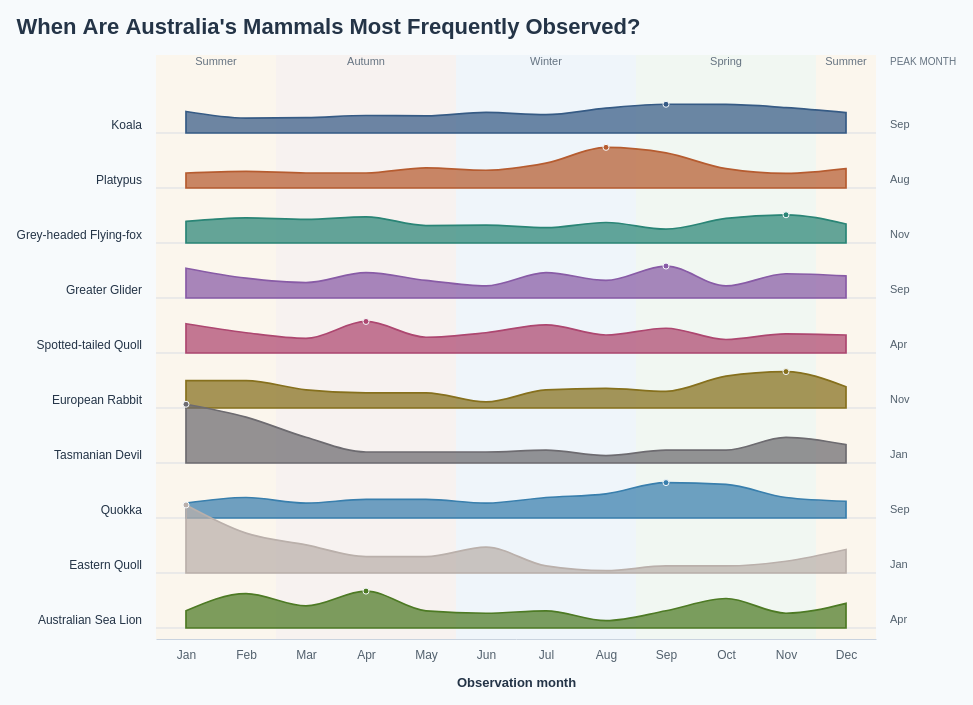

The Vega-Lite source for this figure:
### Vega specification from a JSON file in a GitHub repository (floating-point values rounded to 4 significant figures)
{"$schema": "https://vega.github.io/schema/vega/v5.json", "description": "Monthly observation ridgelines for the ten most recorded mammal species in Dataset/observations-794195.csv (top ten selected within the selected observation years). Observation dates from 2017–2026 are pooled, including partial 2026. Subspecies are combined using the first two scientific-name components, matching Lollipop.vg.json. Includes records without coordinates. All 12 months are filled for each species. Heights show monthly counts divided by that species total, on one shared percentage scale. Monotone curves connect monthly values; no kernel density estimation is applied. Rows follow species rank within the selected years. Southern hemisphere meteorological seasons are shown. Hover monthly cells for exact counts and shares; click a cell or species label to toggle highlighting. Counts measure recording activity, not animal abundance or nationwide sampling. Species colours match the ten-species palette in BumpChart.vg.json; counts and rankings use the selected observation years. Uses the 10 most recent available observation years (2017–2026), including partial 2026.", "width": 720, "height": 580, "padding": 16, "background": "#f7fafc", "title": {"text": "When Are Australia's Mammals Most Frequently Observed?", "anchor": "start", "font": "Arial", "fontSize": 22, "color": "#243447", "offset": 16, "fontWeight": "bold"}, "signals": [{"name": "hoveredSpecies", "value": null, "on": [{"events": "@monthTargets:mouseover, @speciesLabels:mouseover", "update": "datum.species"}, {"events": "@monthTargets:mouseout, @speciesLabels:mouseout", "update": "null"}]}, {"name": "selectedSpecies", "value": null, "on": [{"events": "@monthTargets:click, @speciesLabels:click", "update": "selectedSpecies == datum.species ? null : datum.species"}]}, {"name": "activeSpecies", "update": "hoveredSpecies != null ? hoveredSpecies : selectedSpecies"}], "data": [{"name": "monthly", "values": [{"species": "Koala", "scientific_name": "Phascolarctos cinereus", "order": 0, "month": 1, "monthName": "January", "count": 161, "total": 1896, "share": 0.08492, "isPeak": false}, {"species": "Koala", "scientific_name": "Phascolarctos cinereus", "order": 0, "month": 2, "monthName": "February", "count": 112, "total": 1896, "share": 0.05907, "isPeak": false}, {"species": "Koala", "scientific_name": "Phascolarctos cinereus", "order": 0, "month": 3, "monthName": "March", "count": 115, "total": 1896, "share": 0.06065, "isPeak": false}, {"species": "Koala", "scientific_name": "Phascolarctos cinereus", "order": 0, "month": 4, "monthName": "April", "count": 131, "total": 1896, "share": 0.06909, "isPeak": false}, {"species": "Koala", "scientific_name": "Phascolarctos cinereus", "order": 0, "month": 5, "monthName": "May", "count": 128, "total": 1896, "share": 0.06751, "isPeak": false}, {"species": "Koala", "scientific_name": "Phascolarctos cinereus", "order": 0, "month": 6, "monthName": "June", "count": 154, "total": 1896, "share": 0.08122, "isPeak": false}, {"species": "Koala", "scientific_name": "Phascolarctos cinereus", "order": 0, "month": 7, "monthName": "July", "count": 137, "total": 1896, "share": 0.07226, "isPeak": false}, {"species": "Koala", "scientific_name": "Phascolarctos cinereus", "order": 0, "month": 8, "monthName": "August", "count": 186, "total": 1896, "share": 0.0981, "isPeak": false}, {"species": "Koala", "scientific_name": "Phascolarctos cinereus", "order": 0, "month": 9, "monthName": "September", "count": 215, "total": 1896, "share": 0.1134, "isPeak": true}, {"species": "Koala", "scientific_name": "Phascolarctos cinereus", "order": 0, "month": 10, "monthName": "October", "count": 214, "total": 1896, "share": 0.1129, "isPeak": false}, {"species": "Koala", "scientific_name": "Phascolarctos cinereus", "order": 0, "month": 11, "monthName": "November", "count": 190, "total": 1896, "share": 0.1002, "isPeak": false}, {"species": "Koala", "scientific_name": "Phascolarctos cinereus", "order": 0, "month": 12, "monthName": "December", "count": 153, "total": 1896, "share": 0.0807, "isPeak": false}, {"species": "Platypus", "scientific_name": "Ornithorhynchus anatinus", "order": 1, "month": 1, "monthName": "January", "count": 38, "total": 642, "share": 0.05919, "isPeak": false}, {"species": "Platypus", "scientific_name": "Ornithorhynchus anatinus", "order": 1, "month": 2, "monthName": "February", "count": 42, "total": 642, "share": 0.06542, "isPeak": false}, {"species": "Platypus", "scientific_name": "Ornithorhynchus anatinus", "order": 1, "month": 3, "monthName": "March", "count": 38, "total": 642, "share": 0.05919, "isPeak": false}, {"species": "Platypus", "scientific_name": "Ornithorhynchus anatinus", "order": 1, "month": 4, "monthName": "April", "count": 38, "total": 642, "share": 0.05919, "isPeak": false}, {"species": "Platypus", "scientific_name": "Ornithorhynchus anatinus", "order": 1, "month": 5, "monthName": "May", "count": 51, "total": 642, "share": 0.07944, "isPeak": false}, {"species": "Platypus", "scientific_name": "Ornithorhynchus anatinus", "order": 1, "month": 6, "monthName": "June", "count": 45, "total": 642, "share": 0.07009, "isPeak": false}, {"species": "Platypus", "scientific_name": "Ornithorhynchus anatinus", "order": 1, "month": 7, "monthName": "July", "count": 63, "total": 642, "share": 0.09813, "isPeak": false}, {"species": "Platypus", "scientific_name": "Ornithorhynchus anatinus", "order": 1, "month": 8, "monthName": "August", "count": 103, "total": 642, "share": 0.1604, "isPeak": true}, {"species": "Platypus", "scientific_name": "Ornithorhynchus anatinus", "order": 1, "month": 9, "monthName": "September", "count": 89, "total": 642, "share": 0.1386, "isPeak": false}, {"species": "Platypus", "scientific_name": "Ornithorhynchus anatinus", "order": 1, "month": 10, "monthName": "October", "count": 49, "total": 642, "share": 0.07632, "isPeak": false}, {"species": "Platypus", "scientific_name": "Ornithorhynchus anatinus", "order": 1, "month": 11, "monthName": "November", "count": 37, "total": 642, "share": 0.05763, "isPeak": false}, {"species": "Platypus", "scientific_name": "Ornithorhynchus anatinus", "order": 1, "month": 12, "monthName": "December", "count": 49, "total": 642, "share": 0.07632, "isPeak": false}, {"species": "Grey-headed Flying-fox", "scientific_name": "Pteropus poliocephalus", "order": 2, "month": 1, "monthName": "January", "count": 42, "total": 494, "share": 0.08502, "isPeak": false}, {"species": "Grey-headed Flying-fox", "scientific_name": "Pteropus poliocephalus", "order": 2, "month": 2, "monthName": "February", "count": 49, "total": 494, "share": 0.09919, "isPeak": false}, {"species": "Grey-headed Flying-fox", "scientific_name": "Pteropus poliocephalus", "order": 2, "month": 3, "monthName": "March", "count": 46, "total": 494, "share": 0.09312, "isPeak": false}, {"species": "Grey-headed Flying-fox", "scientific_name": "Pteropus poliocephalus", "order": 2, "month": 4, "monthName": "April", "count": 51, "total": 494, "share": 0.1032, "isPeak": false}, {"species": "Grey-headed Flying-fox", "scientific_name": "Pteropus poliocephalus", "order": 2, "month": 5, "monthName": "May", "count": 34, "total": 494, "share": 0.06883, "isPeak": false}, {"species": "Grey-headed Flying-fox", "scientific_name": "Pteropus poliocephalus", "order": 2, "month": 6, "monthName": "June", "count": 35, "total": 494, "share": 0.07085, "isPeak": false}, {"species": "Grey-headed Flying-fox", "scientific_name": "Pteropus poliocephalus", "order": 2, "month": 7, "monthName": "July", "count": 30, "total": 494, "share": 0.06073, "isPeak": false}, {"species": "Grey-headed Flying-fox", "scientific_name": "Pteropus poliocephalus", "order": 2, "month": 8, "monthName": "August", "count": 40, "total": 494, "share": 0.08097, "isPeak": false}, {"species": "Grey-headed Flying-fox", "scientific_name": "Pteropus poliocephalus", "order": 2, "month": 9, "monthName": "September", "count": 27, "total": 494, "share": 0.05466, "isPeak": false}, {"species": "Grey-headed Flying-fox", "scientific_name": "Pteropus poliocephalus", "order": 2, "month": 10, "monthName": "October", "count": 48, "total": 494, "share": 0.09717, "isPeak": false}, {"species": "Grey-headed Flying-fox", "scientific_name": "Pteropus poliocephalus", "order": 2, "month": 11, "monthName": "November", "count": 55, "total": 494, "share": 0.1113, "isPeak": true}, {"species": "Grey-headed Flying-fox", "scientific_name": "Pteropus poliocephalus", "order": 2, "month": 12, "monthName": "December", "count": 37, "total": 494, "share": 0.0749, "isPeak": false}, {"species": "Greater Glider", "scientific_name": "Petauroides volans", "order": 3, "month": 1, "monthName": "January", "count": 27, "total": 230, "share": 0.1174, "isPeak": false}, {"species": "Greater Glider", "scientific_name": "Petauroides volans", "order": 3, "month": 2, "monthName": "February", "count": 18, "total": 230, "share": 0.07826, "isPeak": false}, {"species": "Greater Glider", "scientific_name": "Petauroides volans", "order": 3, "month": 3, "monthName": "March", "count": 14, "total": 230, "share": 0.06087, "isPeak": false}, {"species": "Greater Glider", "scientific_name": "Petauroides volans", "order": 3, "month": 4, "monthName": "April", "count": 23, "total": 230, "share": 0.1, "isPeak": false}, {"species": "Greater Glider", "scientific_name": "Petauroides volans", "order": 3, "month": 5, "monthName": "May", "count": 16, "total": 230, "share": 0.06957, "isPeak": false}, {"species": "Greater Glider", "scientific_name": "Petauroides volans", "order": 3, "month": 6, "monthName": "June", "count": 11, "total": 230, "share": 0.04783, "isPeak": false}, {"species": "Greater Glider", "scientific_name": "Petauroides volans", "order": 3, "month": 7, "monthName": "July", "count": 23, "total": 230, "share": 0.1, "isPeak": false}, {"species": "Greater Glider", "scientific_name": "Petauroides volans", "order": 3, "month": 8, "monthName": "August", "count": 16, "total": 230, "share": 0.06957, "isPeak": false}, {"species": "Greater Glider", "scientific_name": "Petauroides volans", "order": 3, "month": 9, "monthName": "September", "count": 29, "total": 230, "share": 0.1261, "isPeak": true}, {"species": "Greater Glider", "scientific_name": "Petauroides volans", "order": 3, "month": 10, "monthName": "October", "count": 11, "total": 230, "share": 0.04783, "isPeak": false}, {"species": "Greater Glider", "scientific_name": "Petauroides volans", "order": 3, "month": 11, "monthName": "November", "count": 22, "total": 230, "share": 0.09565, "isPeak": false}, {"species": "Greater Glider", "scientific_name": "Petauroides volans", "order": 3, "month": 12, "monthName": "December", "count": 20, "total": 230, "share": 0.08696, "isPeak": false}, {"species": "Spotted-tailed Quoll", "scientific_name": "Dasyurus maculatus", "order": 4, "month": 1, "monthName": "January", "count": 26, "total": 225, "share": 0.1156, "isPeak": false}, {"species": "Spotted-tailed Quoll", "scientific_name": "Dasyurus maculatus", "order": 4, "month": 2, "monthName": "February", "count": 18, "total": 225, "share": 0.08, "isPeak": false}, {"species": "Spotted-tailed Quoll", "scientific_name": "Dasyurus maculatus", "order": 4, "month": 3, "monthName": "March", "count": 13, "total": 225, "share": 0.05778, "isPeak": false}, {"species": "Spotted-tailed Quoll", "scientific_name": "Dasyurus maculatus", "order": 4, "month": 4, "monthName": "April", "count": 28, "total": 225, "share": 0.1244, "isPeak": true}, {"species": "Spotted-tailed Quoll", "scientific_name": "Dasyurus maculatus", "order": 4, "month": 5, "monthName": "May", "count": 14, "total": 225, "share": 0.06222, "isPeak": false}, {"species": "Spotted-tailed Quoll", "scientific_name": "Dasyurus maculatus", "order": 4, "month": 6, "monthName": "June", "count": 18, "total": 225, "share": 0.08, "isPeak": false}, {"species": "Spotted-tailed Quoll", "scientific_name": "Dasyurus maculatus", "order": 4, "month": 7, "monthName": "July", "count": 25, "total": 225, "share": 0.1111, "isPeak": false}, {"species": "Spotted-tailed Quoll", "scientific_name": "Dasyurus maculatus", "order": 4, "month": 8, "monthName": "August", "count": 16, "total": 225, "share": 0.07111, "isPeak": false}, {"species": "Spotted-tailed Quoll", "scientific_name": "Dasyurus maculatus", "order": 4, "month": 9, "monthName": "September", "count": 22, "total": 225, "share": 0.09778, "isPeak": false}, {"species": "Spotted-tailed Quoll", "scientific_name": "Dasyurus maculatus", "order": 4, "month": 10, "monthName": "October", "count": 12, "total": 225, "share": 0.05333, "isPeak": false}, {"species": "Spotted-tailed Quoll", "scientific_name": "Dasyurus maculatus", "order": 4, "month": 11, "monthName": "November", "count": 17, "total": 225, "share": 0.07556, "isPeak": false}, {"species": "Spotted-tailed Quoll", "scientific_name": "Dasyurus maculatus", "order": 4, "month": 12, "monthName": "December", "count": 16, "total": 225, "share": 0.07111, "isPeak": false}, {"species": "European Rabbit", "scientific_name": "Oryctolagus cuniculus", "order": 5, "month": 1, "monthName": "January", "count": 18, "total": 167, "share": 0.1078, "isPeak": false}, {"species": "European Rabbit", "scientific_name": "Oryctolagus cuniculus", "order": 5, "month": 2, "monthName": "February", "count": 18, "total": 167, "share": 0.1078, "isPeak": false}, {"species": "European Rabbit", "scientific_name": "Oryctolagus cuniculus", "order": 5, "month": 3, "monthName": "March", "count": 12, "total": 167, "share": 0.07186, "isPeak": false}, {"species": "European Rabbit", "scientific_name": "Oryctolagus cuniculus", "order": 5, "month": 4, "monthName": "April", "count": 10, "total": 167, "share": 0.05988, "isPeak": false}, {"species": "European Rabbit", "scientific_name": "Oryctolagus cuniculus", "order": 5, "month": 5, "monthName": "May", "count": 10, "total": 167, "share": 0.05988, "isPeak": false}, {"species": "European Rabbit", "scientific_name": "Oryctolagus cuniculus", "order": 5, "month": 6, "monthName": "June", "count": 4, "total": 167, "share": 0.02395, "isPeak": false}, {"species": "European Rabbit", "scientific_name": "Oryctolagus cuniculus", "order": 5, "month": 7, "monthName": "July", "count": 12, "total": 167, "share": 0.07186, "isPeak": false}, {"species": "European Rabbit", "scientific_name": "Oryctolagus cuniculus", "order": 5, "month": 8, "monthName": "August", "count": 13, "total": 167, "share": 0.07784, "isPeak": false}, {"species": "European Rabbit", "scientific_name": "Oryctolagus cuniculus", "order": 5, "month": 9, "monthName": "September", "count": 11, "total": 167, "share": 0.06587, "isPeak": false}, {"species": "European Rabbit", "scientific_name": "Oryctolagus cuniculus", "order": 5, "month": 10, "monthName": "October", "count": 21, "total": 167, "share": 0.1257, "isPeak": false}, {"species": "European Rabbit", "scientific_name": "Oryctolagus cuniculus", "order": 5, "month": 11, "monthName": "November", "count": 24, "total": 167, "share": 0.1437, "isPeak": true}, {"species": "European Rabbit", "scientific_name": "Oryctolagus cuniculus", "order": 5, "month": 12, "monthName": "December", "count": 14, "total": 167, "share": 0.08383, "isPeak": false}, {"species": "Tasmanian Devil", "scientific_name": "Sarcophilus harrisii", "order": 6, "month": 1, "monthName": "January", "count": 32, "total": 138, "share": 0.2319, "isPeak": true}, {"species": "Tasmanian Devil", "scientific_name": "Sarcophilus harrisii", "order": 6, "month": 2, "monthName": "February", "count": 25, "total": 138, "share": 0.1812, "isPeak": false}, {"species": "Tasmanian Devil", "scientific_name": "Sarcophilus harrisii", "order": 6, "month": 3, "monthName": "March", "count": 14, "total": 138, "share": 0.1014, "isPeak": false}, {"species": "Tasmanian Devil", "scientific_name": "Sarcophilus harrisii", "order": 6, "month": 4, "monthName": "April", "count": 6, "total": 138, "share": 0.04348, "isPeak": false}, {"species": "Tasmanian Devil", "scientific_name": "Sarcophilus harrisii", "order": 6, "month": 5, "monthName": "May", "count": 6, "total": 138, "share": 0.04348, "isPeak": false}, {"species": "Tasmanian Devil", "scientific_name": "Sarcophilus harrisii", "order": 6, "month": 6, "monthName": "June", "count": 6, "total": 138, "share": 0.04348, "isPeak": false}, {"species": "Tasmanian Devil", "scientific_name": "Sarcophilus harrisii", "order": 6, "month": 7, "monthName": "July", "count": 7, "total": 138, "share": 0.05072, "isPeak": false}, {"species": "Tasmanian Devil", "scientific_name": "Sarcophilus harrisii", "order": 6, "month": 8, "monthName": "August", "count": 4, "total": 138, "share": 0.02899, "isPeak": false}, {"species": "Tasmanian Devil", "scientific_name": "Sarcophilus harrisii", "order": 6, "month": 9, "monthName": "September", "count": 7, "total": 138, "share": 0.05072, "isPeak": false}, {"species": "Tasmanian Devil", "scientific_name": "Sarcophilus harrisii", "order": 6, "month": 10, "monthName": "October", "count": 7, "total": 138, "share": 0.05072, "isPeak": false}, {"species": "Tasmanian Devil", "scientific_name": "Sarcophilus harrisii", "order": 6, "month": 11, "monthName": "November", "count": 14, "total": 138, "share": 0.1014, "isPeak": false}, {"species": "Tasmanian Devil", "scientific_name": "Sarcophilus harrisii", "order": 6, "month": 12, "monthName": "December", "count": 10, "total": 138, "share": 0.07246, "isPeak": false}, {"species": "Quokka", "scientific_name": "Setonix brachyurus", "order": 7, "month": 1, "monthName": "January", "count": 8, "total": 136, "share": 0.05882, "isPeak": false}, {"species": "Quokka", "scientific_name": "Setonix brachyurus", "order": 7, "month": 2, "monthName": "February", "count": 11, "total": 136, "share": 0.08088, "isPeak": false}, {"species": "Quokka", "scientific_name": "Setonix brachyurus", "order": 7, "month": 3, "monthName": "March", "count": 8, "total": 136, "share": 0.05882, "isPeak": false}, {"species": "Quokka", "scientific_name": "Setonix brachyurus", "order": 7, "month": 4, "monthName": "April", "count": 10, "total": 136, "share": 0.07353, "isPeak": false}, {"species": "Quokka", "scientific_name": "Setonix brachyurus", "order": 7, "month": 5, "monthName": "May", "count": 10, "total": 136, "share": 0.07353, "isPeak": false}, {"species": "Quokka", "scientific_name": "Setonix brachyurus", "order": 7, "month": 6, "monthName": "June", "count": 8, "total": 136, "share": 0.05882, "isPeak": false}, {"species": "Quokka", "scientific_name": "Setonix brachyurus", "order": 7, "month": 7, "monthName": "July", "count": 11, "total": 136, "share": 0.08088, "isPeak": false}, {"species": "Quokka", "scientific_name": "Setonix brachyurus", "order": 7, "month": 8, "monthName": "August", "count": 13, "total": 136, "share": 0.09559, "isPeak": false}, {"species": "Quokka", "scientific_name": "Setonix brachyurus", "order": 7, "month": 9, "monthName": "September", "count": 19, "total": 136, "share": 0.1397, "isPeak": true}, {"species": "Quokka", "scientific_name": "Setonix brachyurus", "order": 7, "month": 10, "monthName": "October", "count": 18, "total": 136, "share": 0.1324, "isPeak": false}, {"species": "Quokka", "scientific_name": "Setonix brachyurus", "order": 7, "month": 11, "monthName": "November", "count": 11, "total": 136, "share": 0.08088, "isPeak": false}, {"species": "Quokka", "scientific_name": "Setonix brachyurus", "order": 7, "month": 12, "monthName": "December", "count": 9, "total": 136, "share": 0.06618, "isPeak": false}, {"species": "Eastern Quoll", "scientific_name": "Dasyurus viverrinus", "order": 8, "month": 1, "monthName": "January", "count": 29, "total": 108, "share": 0.2685, "isPeak": true}, {"species": "Eastern Quoll", "scientific_name": "Dasyurus viverrinus", "order": 8, "month": 2, "monthName": "February", "count": 17, "total": 108, "share": 0.1574, "isPeak": false}, {"species": "Eastern Quoll", "scientific_name": "Dasyurus viverrinus", "order": 8, "month": 3, "monthName": "March", "count": 12, "total": 108, "share": 0.1111, "isPeak": false}, {"species": "Eastern Quoll", "scientific_name": "Dasyurus viverrinus", "order": 8, "month": 4, "monthName": "April", "count": 7, "total": 108, "share": 0.06481, "isPeak": false}, {"species": "Eastern Quoll", "scientific_name": "Dasyurus viverrinus", "order": 8, "month": 5, "monthName": "May", "count": 7, "total": 108, "share": 0.06481, "isPeak": false}, {"species": "Eastern Quoll", "scientific_name": "Dasyurus viverrinus", "order": 8, "month": 6, "monthName": "June", "count": 11, "total": 108, "share": 0.1019, "isPeak": false}, {"species": "Eastern Quoll", "scientific_name": "Dasyurus viverrinus", "order": 8, "month": 7, "monthName": "July", "count": 3, "total": 108, "share": 0.02778, "isPeak": false}, {"species": "Eastern Quoll", "scientific_name": "Dasyurus viverrinus", "order": 8, "month": 8, "monthName": "August", "count": 1, "total": 108, "share": 0.009259, "isPeak": false}, {"species": "Eastern Quoll", "scientific_name": "Dasyurus viverrinus", "order": 8, "month": 9, "monthName": "September", "count": 3, "total": 108, "share": 0.02778, "isPeak": false}, {"species": "Eastern Quoll", "scientific_name": "Dasyurus viverrinus", "order": 8, "month": 10, "monthName": "October", "count": 3, "total": 108, "share": 0.02778, "isPeak": false}, {"species": "Eastern Quoll", "scientific_name": "Dasyurus viverrinus", "order": 8, "month": 11, "monthName": "November", "count": 5, "total": 108, "share": 0.0463, "isPeak": false}, {"species": "Eastern Quoll", "scientific_name": "Dasyurus viverrinus", "order": 8, "month": 12, "monthName": "December", "count": 10, "total": 108, "share": 0.09259, "isPeak": false}, {"species": "Australian Sea Lion", "scientific_name": "Neophoca cinerea", "order": 9, "month": 1, "monthName": "January", "count": 7, "total": 103, "share": 0.06796, "isPeak": false}, {"species": "Australian Sea Lion", "scientific_name": "Neophoca cinerea", "order": 9, "month": 2, "monthName": "February", "count": 14, "total": 103, "share": 0.1359, "isPeak": false}, {"species": "Australian Sea Lion", "scientific_name": "Neophoca cinerea", "order": 9, "month": 3, "monthName": "March", "count": 9, "total": 103, "share": 0.08738, "isPeak": false}, {"species": "Australian Sea Lion", "scientific_name": "Neophoca cinerea", "order": 9, "month": 4, "monthName": "April", "count": 15, "total": 103, "share": 0.1456, "isPeak": true}, {"species": "Australian Sea Lion", "scientific_name": "Neophoca cinerea", "order": 9, "month": 5, "monthName": "May", "count": 7, "total": 103, "share": 0.06796, "isPeak": false}, {"species": "Australian Sea Lion", "scientific_name": "Neophoca cinerea", "order": 9, "month": 6, "monthName": "June", "count": 6, "total": 103, "share": 0.05825, "isPeak": false}, {"species": "Australian Sea Lion", "scientific_name": "Neophoca cinerea", "order": 9, "month": 7, "monthName": "July", "count": 7, "total": 103, "share": 0.06796, "isPeak": false}, {"species": "Australian Sea Lion", "scientific_name": "Neophoca cinerea", "order": 9, "month": 8, "monthName": "August", "count": 3, "total": 103, "share": 0.02913, "isPeak": false}, {"species": "Australian Sea Lion", "scientific_name": "Neophoca cinerea", "order": 9, "month": 9, "monthName": "September", "count": 7, "total": 103, "share": 0.06796, "isPeak": false}, {"species": "Australian Sea Lion", "scientific_name": "Neophoca cinerea", "order": 9, "month": 10, "monthName": "October", "count": 12, "total": 103, "share": 0.1165, "isPeak": false}, {"species": "Australian Sea Lion", "scientific_name": "Neophoca cinerea", "order": 9, "month": 11, "monthName": "November", "count": 6, "total": 103, "share": 0.05825, "isPeak": false}, {"species": "Australian Sea Lion", "scientific_name": "Neophoca cinerea", "order": 9, "month": 12, "monthName": "December", "count": 10, "total": 103, "share": 0.09709, "isPeak": false}]}, {"name": "species", "values": [{"species": "Koala", "scientific_name": "Phascolarctos cinereus", "order": 0, "total": 1896, "peakMonths": "Sep"}, {"species": "Platypus", "scientific_name": "Ornithorhynchus anatinus", "order": 1, "total": 642, "peakMonths": "Aug"}, {"species": "Grey-headed Flying-fox", "scientific_name": "Pteropus poliocephalus", "order": 2, "total": 494, "peakMonths": "Nov"}, {"species": "Greater Glider", "scientific_name": "Petauroides volans", "order": 3, "total": 230, "peakMonths": "Sep"}, {"species": "Spotted-tailed Quoll", "scientific_name": "Dasyurus maculatus", "order": 4, "total": 225, "peakMonths": "Apr"}, {"species": "European Rabbit", "scientific_name": "Oryctolagus cuniculus", "order": 5, "total": 167, "peakMonths": "Nov"}, {"species": "Tasmanian Devil", "scientific_name": "Sarcophilus harrisii", "order": 6, "total": 138, "peakMonths": "Jan"}, {"species": "Quokka", "scientific_name": "Setonix brachyurus", "order": 7, "total": 136, "peakMonths": "Sep"}, {"species": "Eastern Quoll", "scientific_name": "Dasyurus viverrinus", "order": 8, "total": 108, "peakMonths": "Jan"}, {"species": "Australian Sea Lion", "scientific_name": "Neophoca cinerea", "order": 9, "total": 103, "peakMonths": "Apr"}]}, {"name": "seasons", "values": [{"start": 0.5, "end": 2.5, "label": "Summer", "fill": "#fff0d9"}, {"start": 2.5, "end": 5.5, "label": "Autumn", "fill": "#f6e7e0"}, {"start": 5.5, "end": 8.5, "label": "Winter", "fill": "#e5edf7"}, {"start": 8.5, "end": 11.5, "label": "Spring", "fill": "#e9f1e5"}, {"start": 11.5, "end": 12.5, "label": "Summer", "fill": "#fff0d9"}]}], "scales": [{"name": "x", "type": "linear", "domain": [0.5, 12.5], "range": "width", "zero": false, "nice": false}, {"name": "amplitude", "type": "linear", "domain": [0, 0.3], "range": [0, 76], "zero": true, "nice": false}, {"name": "color", "type": "ordinal", "domain": ["Koala", "Platypus", "Grey-headed Flying-fox", "Greater Glider", "Spotted-tailed Quoll", "European Rabbit", "Quokka", "Tasmanian Devil", "Eastern Barred Bandicoot", "Numbat", "Australian Sea Lion", "Eastern Quoll"], "range": ["#365B85", "#B65C30", "#2A8576", "#885BA6", "#AD4770", "#86701D", "#397FAD", "#6D6B70", "#C17A24", "#5146A0", "#4D7A24", "#bab0ab"]}], "axes": [{"orient": "bottom", "scale": "x", "values": [1, 2, 3, 4, 5, 6, 7, 8, 9, 10, 11, 12], "labelPadding": 10, "tickSize": 0, "domainColor": "#c9d3df", "labelColor": "#52606d", "title": "Observation month", "titleColor": "#243447", "titlePadding": 16, "encode": {"labels": {"update": {"text": {"signal": "['Jan','Feb','Mar','Apr','May','Jun','Jul','Aug','Sep','Oct','Nov','Dec'][datum.value-1]"}}}}}], "marks": [{"type": "rect", "encode": {"update": {"x": {"scale": "x", "field": "start"}, "x2": {"scale": "x", "field": "end"}, "y": {"value": -4}, "y2": {"signal": "height"}, "fill": {"field": "fill"}, "opacity": {"value": 0.45}}}, "from": {"data": "seasons"}, "interactive": false}, {"type": "text", "encode": {"update": {"x": {"signal": "scale('x', (datum.start + datum.end)/2)"}, "y": {"value": 6}, "text": {"field": "label"}, "align": {"value": "center"}, "fontSize": {"value": 11}, "fill": {"value": "#657381"}}}, "from": {"data": "seasons"}, "interactive": false}, {"type": "rule", "encode": {"update": {"x": {"value": 0}, "x2": {"signal": "width"}, "y": {"signal": "74 + datum.order * 55"}, "stroke": {"value": "#c9d3df"}, "strokeWidth": {"value": 0.7}}}, "from": {"data": "species"}, "interactive": false}, {"type": "group", "from": {"facet": {"name": "ridge", "data": "monthly", "groupby": "species"}}, "marks": [{"type": "area", "encode": {"update": {"x": {"scale": "x", "field": "month"}, "y": {"signal": "74 + datum.order * 55 - scale('amplitude', datum.share)"}, "y2": {"signal": "74 + datum.order * 55"}, "fill": {"scale": "color", "field": "species"}, "fillOpacity": {"value": 0.72}, "stroke": {"scale": "color", "field": "species"}, "strokeWidth": {"value": 1.7}, "opacity": {"signal": "activeSpecies == null || activeSpecies == datum.species ? 1 : 0.18"}, "interpolate": {"value": "monotone"}}}, "from": {"data": "ridge"}, "sort": {"field": "datum.month"}, "interactive": false}]}, {"type": "symbol", "encode": {"update": {"x": {"scale": "x", "field": "month"}, "y": {"signal": "74 + datum.order * 55 - scale('amplitude', datum.share)"}, "size": {"signal": "datum.isPeak ? 36 : 18"}, "fill": {"scale": "color", "field": "species"}, "stroke": {"value": "#f7fafc"}, "strokeWidth": {"value": 1}, "opacity": {"signal": "datum.isPeak || activeSpecies == datum.species ? 1 : 0"}}}, "from": {"data": "monthly"}, "interactive": false}, {"type": "text", "encode": {"update": {"x": {"value": -14}, "y": {"signal": "74 + datum.order * 55 - 8"}, "text": {"field": "species"}, "align": {"value": "right"}, "baseline": {"value": "middle"}, "fontSize": {"value": 12}, "fill": {"value": "#243447"}, "fontWeight": {"signal": "activeSpecies == datum.species ? 'bold' : 'normal'"}, "opacity": {"signal": "activeSpecies == null || activeSpecies == datum.species ? 1 : 0.18"}, "cursor": {"value": "pointer"}, "tooltip": {"signal": "{'Species': datum.species, 'Scientific name': datum.scientific_name, 'Observations (2017–2026)': datum.total, 'Peak month(s)': datum.peakMonths}"}}}, "from": {"data": "species"}, "name": "speciesLabels"}, {"type": "text", "encode": {"update": {"x": {"signal": "width + 14"}, "y": {"signal": "74 + datum.order * 55 - 8"}, "text": {"signal": "datum.peakMonths"}, "baseline": {"value": "middle"}, "fontSize": {"value": 11}, "fill": {"value": "#52606d"}, "opacity": {"signal": "activeSpecies == null || activeSpecies == datum.species ? 1 : 0.18"}}}, "from": {"data": "species"}, "interactive": false}, {"type": "rect", "encode": {"update": {"x": {"signal": "scale('x', datum.month - 0.5)"}, "x2": {"signal": "scale('x', datum.month + 0.5)"}, "y": {"signal": "20 + datum.order * 55"}, "y2": {"signal": "74 + datum.order * 55"}, "fill": {"value": "transparent"}, "cursor": {"value": "pointer"}, "tooltip": {"signal": "{'Species': datum.species, 'Scientific name': datum.scientific_name, 'Month': datum.monthName, 'Observations': datum.count, 'Share of species observations': format(datum.share, '.1%'), 'Species total (2017–2026)': datum.total}"}}}, "from": {"data": "monthly"}, "name": "monthTargets"}, {"type": "text", "encode": {"update": {"x": {"signal": "width + 14"}, "y": {"value": 6}, "text": {"value": "PEAK MONTH"}, "fontSize": {"value": 10}, "fill": {"value": "#657381"}}}, "interactive": false}], "config": {"text": {"font": "Arial"}, "axis": {"labelFont": "Arial", "titleFont": "Arial", "labelFontSize": 12, "titleFontSize": 13}}, "usermeta": {"observationWindow": {"source": "Dataset/observations-794195.csv", "dateField": "observed_on", "years": [2017, 2018, 2019, 2020, 2021, 2022, 2023, 2024, 2025, 2026], "yearCount": 10, "includesPartialLatestYear": true}}}
